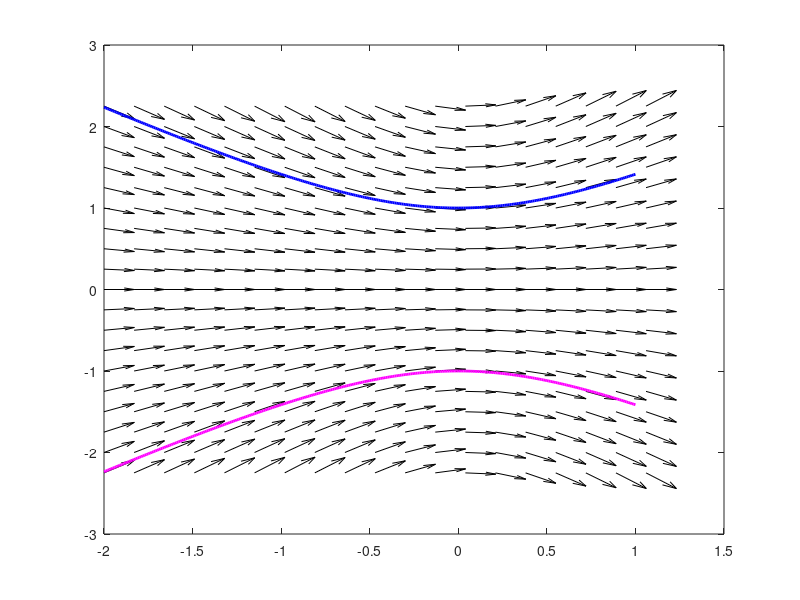

The MATLAB source for this figure:
[t,y]=meshgrid(-2:0.17:1.06,-2.25:.25:2.25);
dt=ones(19);
dy=t./(t.^2+1).*y;
quiver(t,y,dt,dy,'k')
hold on
t=-2:.01:1;
c=1;
y1=c*sqrt(t.^2+1); y2=-c*sqrt(t.^2+1); 
plot(t,y1,'b','LineWidth',2);
plot(t,y2,'m','LineWidth',2)
hold off
